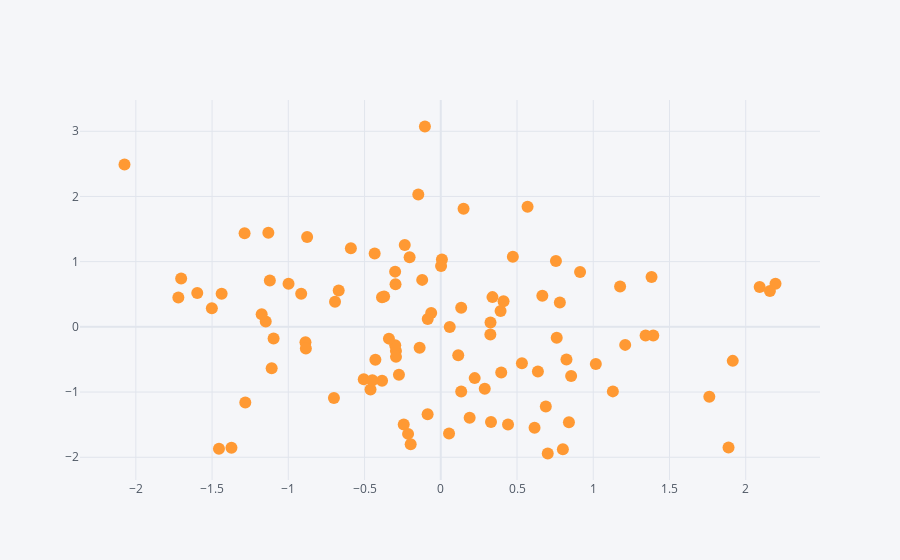

The cell this chart's notebook holds for it:
### Code cell
df.iplot(x = "A" , y = "B", mode = "markers")
